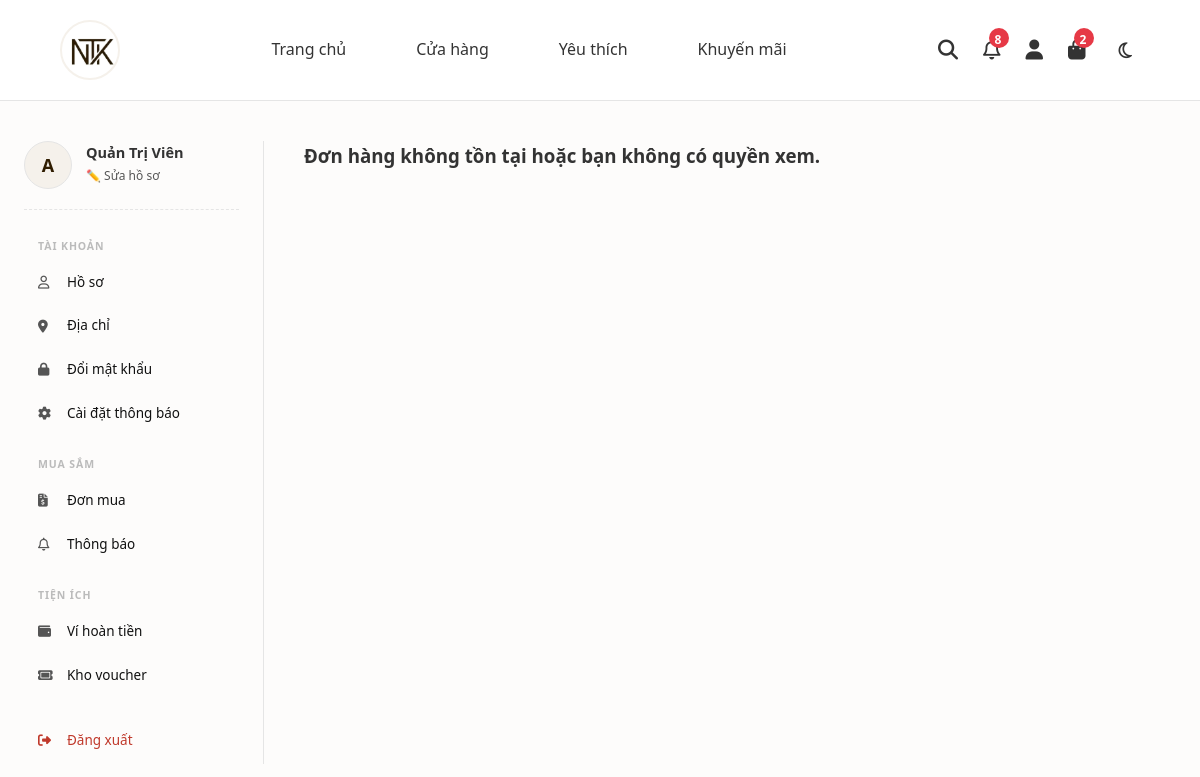
The app's page /views/user/dashboard.php?view=chitietdonhang&id=O0039 (signed in), older data.
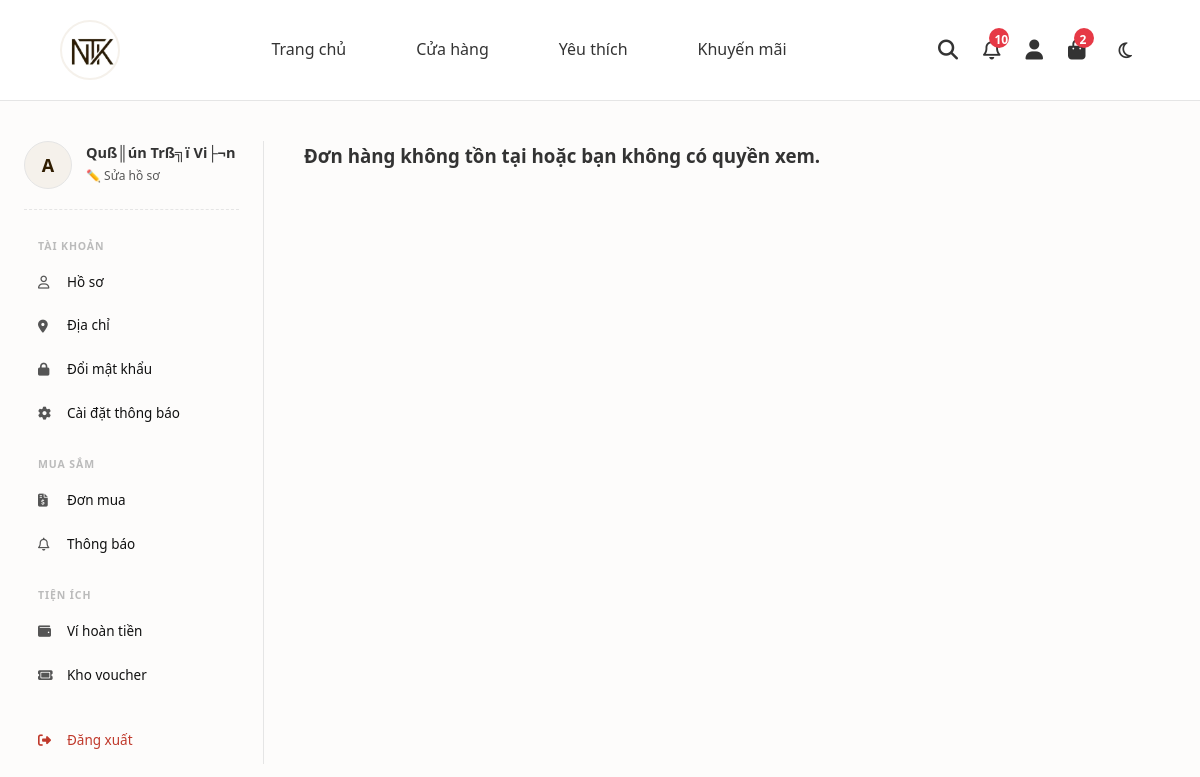
The same page, newer data.
### tables this page shows
CREATE TABLE `users` (
  `user_id` char(5) NOT NULL,
  `username` varchar(50) NOT NULL,
  `password` varchar(50) NOT NULL,
  `fullname` varchar(100) DEFAULT NULL,
  `email` varchar(100) DEFAULT NULL,
  `phonenumber` varchar(10) DEFAULT NULL,
  `address` text DEFAULT NULL,
  `verification_code` varchar(6) DEFAULT NULL,
  `verification_code_expires_at` datetime DEFAULT NULL,
  `is_verified` int(11) DEFAULT 0,
  `role` int(11) DEFAULT 0,
  `status` int(11) DEFAULT 1,
  `created_at` datetime DEFAULT current_timestamp(),
  `total_orders` int(11) DEFAULT 0,
  `total_spend` decimal(15,2) DEFAULT 0.00,
  `bank_name` varchar(100) DEFAULT NULL,
  `bank_account_number` varchar(20) DEFAULT NULL,
  `bank_account_name` varchar(100) DEFAULT NULL,
  `wallet_balance` decimal(15,2) DEFAULT 0.00,
  `current_points` int(11) NOT NULL DEFAULT 0,
  `tier` varchar(50) NOT NULL DEFAULT 'Member',
  `accumulated_points` int(11) NOT NULL DEFAULT 0,
  PRIMARY KEY (`user_id`),
  UNIQUE KEY `username` (`username`)
);

### src/views/user/dashboard.php (the view, shortened to what the changed rows need)
<?php
require_once __DIR__ . '/../../config/database.php';
try {
    $stmt = $conn->prepare("SELECT * FROM users WHERE user_id = :user_id");
    $stmt->execute(['user_id' => $_SESSION['user_id']]);
    $current_user = $stmt->fetch(PDO::FETCH_ASSOC);
} catch (PDOException $e) {
    echo "Lỗi: " . $e->getMessage();
    exit;
}
?>
<!DOCTYPE html>
<html lang="vi">
<head>
    <link rel="stylesheet" href="https://cdnjs.cloudflare.com/ajax/libs/font-awesome/6.4.0/css/all.min.css">
    <link rel="stylesheet" href="../../assets/css/style.css">
</head>
<body>
<?php
require realpath(__DIR__ . '/../../includes/header.php');
?>
<div class="dashboard-wrap">
    <aside class="dashboard-sidebar">
        <div class="user-card">
            <div class="user-avatar"><?= strtoupper(substr($current_user['username'], 0, 1)) ?></div>
            <div>
                <div class="user-name"><?= htmlspecialchars($current_user['fullname'] ?: $current_user['username']) ?></div>
                <a href="dashboard.php?view=hoso" class="user-edit">✏️ Sửa hồ sơ</a>
            </div>
        </div>
    </aside>
</div>
</body>
</html>

### src/includes/header.php (shortened to what the changed rows need)
<?php
require_once __DIR__ . '/../config/database.php';
$_is_https = (!empty($_SERVER['HTTPS']) && $_SERVER['HTTPS'] !== 'off') ||
             (!empty($_SERVER['HTTP_X_FORWARDED_PROTO']) && $_SERVER['HTTP_X_FORWARDED_PROTO'] === 'https');
$_protocol = $_is_https ? 'https' : 'http';
$_host = $_SERVER['HTTP_HOST'];
$_src_dir = str_replace('\\', '/', realpath(__DIR__ . '/../'));
$_doc_root = str_replace('\\', '/', realpath($_SERVER['DOCUMENT_ROOT']));
$_src_path = str_replace($_doc_root, '', $_src_dir);
$_BASE = $_protocol . '://' . $_host . $_src_path;
$unread_noti_count = 0;
try {
    if (isset($_SESSION['user_id'])) {
        $stmt_n = $conn->prepare("SELECT COUNT(*) as unread FROM notifications WHERE user_id = :user_id AND is_read = 0");
        $stmt_n->execute(['user_id' => $_SESSION['user_id']]);
        $row_n = $stmt_n->fetch(PDO::FETCH_ASSOC);
        $unread_noti_count = $row_n['unread'] ?: 0;
    }
} catch (PDOException $e) {}
?>
<!DOCTYPE html>
<html lang="vi">
<head>
    <link rel="stylesheet" href="https://cdnjs.cloudflare.com/ajax/libs/font-awesome/6.4.0/css/all.min.css">
    <link rel="stylesheet" href="<?= $_BASE ?>/assets/css/style.css">
</head>
<body>
    <header class="main-header">
        <div class="header-container">
            <div class="header-icons">
                <?php if (isset($_SESSION['user_id'])): ?>
                    <a href="<?= $_BASE ?>/views/user/dashboard.php?view=thongbao" title="Thông báo" style="position:relative;">
                        <i class="fa-regular fa-bell"></i>
                        <?php if ($unread_noti_count > 0): ?>
                        <span class="cart-count" style="position:absolute; top:-6px; right:-8px; background:#e63946; color:#fff; font-size:12px; padding:2px 6px; border-radius:12px; display:inline-block;"><?= intval($unread_noti_count) ?></span>
                        <?php endif; ?>
                    </a>
                <?php else: ?>
                    <a href="<?= $_BASE ?>/views/login.php" title="Đăng nhập"><i class="fa-regular fa-user"></i></a>
                <?php endif; ?>
            </div>
        </div>
    </header>

Row changes from the older to the newer data that the page shows:
changed users: fullname "Quản Trị Viên" → "Quß║ún Trß╗ï Vi├¬n"
Text that changed along with them:
$unread_noti_count: "8" → "10"
